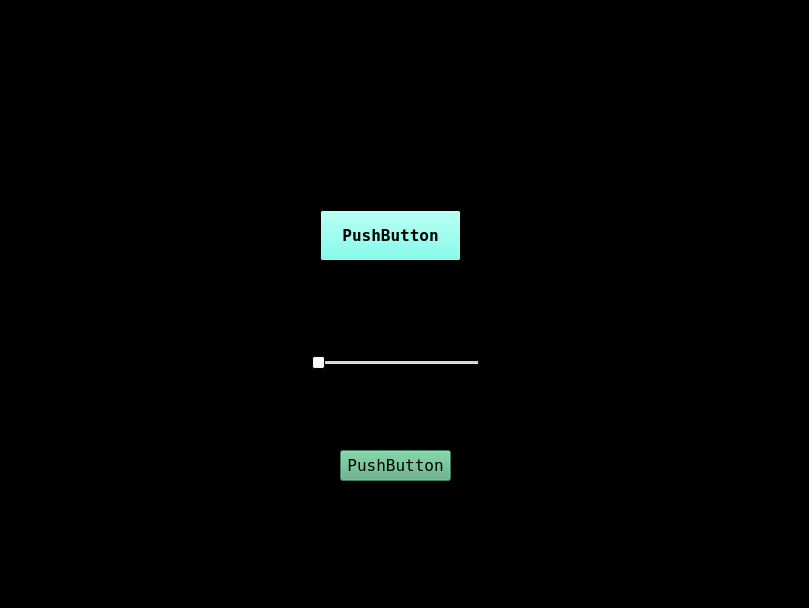
<?xml version="1.0" encoding="UTF-8"?>
<ui version="4.0">
 <class>MainWindow</class>
 <widget class="QMainWindow" name="MainWindow">
  <property name="geometry">
   <rect>
    <x>0</x>
    <y>0</y>
    <width>809</width>
    <height>608</height>
   </rect>
  </property>
  <property name="palette">
   <palette>
    <active>
     <colorrole role="Base">
      <brush brushstyle="SolidPattern">
       <color alpha="255">
        <red>0</red>
        <green>0</green>
        <blue>127</blue>
       </color>
      </brush>
     </colorrole>
     <colorrole role="Window">
      <brush brushstyle="SolidPattern">
       <color alpha="255">
        <red>0</red>
        <green>0</green>
        <blue>0</blue>
       </color>
      </brush>
     </colorrole>
    </active>
    <inactive>
     <colorrole role="Base">
      <brush brushstyle="SolidPattern">
       <color alpha="255">
        <red>255</red>
        <green>255</green>
        <blue>255</blue>
       </color>
      </brush>
     </colorrole>
     <colorrole role="Window">
      <brush brushstyle="SolidPattern">
       <color alpha="255">
        <red>0</red>
        <green>0</green>
        <blue>0</blue>
       </color>
      </brush>
     </colorrole>
    </inactive>
    <disabled>
     <colorrole role="Base">
      <brush brushstyle="SolidPattern">
       <color alpha="255">
        <red>0</red>
        <green>0</green>
        <blue>0</blue>
       </color>
      </brush>
     </colorrole>
     <colorrole role="Window">
      <brush brushstyle="SolidPattern">
       <color alpha="255">
        <red>0</red>
        <green>0</green>
        <blue>0</blue>
       </color>
      </brush>
     </colorrole>
    </disabled>
   </palette>
  </property>
  <property name="windowTitle">
   <string>MainWindow</string>
  </property>
  <property name="whatsThis">
   <string>&lt;html&gt;&lt;head/&gt;&lt;body&gt;&lt;p&gt;&lt;img src=&quot;:/images/Resources/extend.png&quot;/&gt;&lt;/p&gt;&lt;/body&gt;&lt;/html&gt;</string>
  </property>
  <widget class="QWidget" name="centralWidget">
   <widget class="QPushButton" name="newGameButton">
    <property name="geometry">
     <rect>
      <x>320</x>
      <y>210</y>
      <width>141</width>
      <height>51</height>
     </rect>
    </property>
    <property name="palette">
     <palette>
      <active>
       <colorrole role="WindowText">
        <brush brushstyle="SolidPattern">
         <color alpha="255">
          <red>40</red>
          <green>4</green>
          <blue>48</blue>
         </color>
        </brush>
       </colorrole>
       <colorrole role="Button">
        <brush brushstyle="SolidPattern">
         <color alpha="255">
          <red>96</red>
          <green>255</green>
          <blue>232</blue>
         </color>
        </brush>
       </colorrole>
      </active>
      <inactive>
       <colorrole role="WindowText">
        <brush brushstyle="SolidPattern">
         <color alpha="255">
          <red>40</red>
          <green>4</green>
          <blue>48</blue>
         </color>
        </brush>
       </colorrole>
       <colorrole role="Button">
        <brush brushstyle="SolidPattern">
         <color alpha="255">
          <red>96</red>
          <green>255</green>
          <blue>232</blue>
         </color>
        </brush>
       </colorrole>
      </inactive>
      <disabled>
       <colorrole role="WindowText">
        <brush brushstyle="SolidPattern">
         <color alpha="255">
          <red>120</red>
          <green>120</green>
          <blue>120</blue>
         </color>
        </brush>
       </colorrole>
       <colorrole role="Button">
        <brush brushstyle="SolidPattern">
         <color alpha="255">
          <red>96</red>
          <green>255</green>
          <blue>232</blue>
         </color>
        </brush>
       </colorrole>
      </disabled>
     </palette>
    </property>
    <property name="font">
     <font>
      <family>Terminal</family>
      <pointsize>12</pointsize>
      <weight>75</weight>
      <bold>true</bold>
     </font>
    </property>
    <property name="text">
     <string>PushButton</string>
    </property>
   </widget>
   <widget class="QPushButton" name="exitButton">
    <property name="geometry">
     <rect>
      <x>340</x>
      <y>450</y>
      <width>111</width>
      <height>31</height>
     </rect>
    </property>
    <property name="palette">
     <palette>
      <active>
       <colorrole role="WindowText">
        <brush brushstyle="SolidPattern">
         <color alpha="255">
          <red>0</red>
          <green>0</green>
          <blue>0</blue>
         </color>
        </brush>
       </colorrole>
       <colorrole role="Button">
        <brush brushstyle="SolidPattern">
         <color alpha="255">
          <red>85</red>
          <green>170</green>
          <blue>127</blue>
         </color>
        </brush>
       </colorrole>
       <colorrole role="Light">
        <brush brushstyle="SolidPattern">
         <color alpha="255">
          <red>127</red>
          <green>255</green>
          <blue>191</blue>
         </color>
        </brush>
       </colorrole>
       <colorrole role="Midlight">
        <brush brushstyle="SolidPattern">
         <color alpha="255">
          <red>106</red>
          <green>212</green>
          <blue>159</blue>
         </color>
        </brush>
       </colorrole>
       <colorrole role="Dark">
        <brush brushstyle="SolidPattern">
         <color alpha="255">
          <red>42</red>
          <green>85</green>
          <blue>63</blue>
         </color>
        </brush>
       </colorrole>
       <colorrole role="Mid">
        <brush brushstyle="SolidPattern">
         <color alpha="255">
          <red>56</red>
          <green>113</green>
          <blue>84</blue>
         </color>
        </brush>
       </colorrole>
       <colorrole role="Text">
        <brush brushstyle="SolidPattern">
         <color alpha="255">
          <red>0</red>
          <green>0</green>
          <blue>0</blue>
         </color>
        </brush>
       </colorrole>
       <colorrole role="BrightText">
        <brush brushstyle="SolidPattern">
         <color alpha="255">
          <red>255</red>
          <green>255</green>
          <blue>255</blue>
         </color>
        </brush>
       </colorrole>
       <colorrole role="ButtonText">
        <brush brushstyle="SolidPattern">
         <color alpha="255">
          <red>0</red>
          <green>0</green>
          <blue>0</blue>
         </color>
        </brush>
       </colorrole>
       <colorrole role="Base">
        <brush brushstyle="SolidPattern">
         <color alpha="255">
          <red>170</red>
          <green>255</green>
          <blue>255</blue>
         </color>
        </brush>
       </colorrole>
       <colorrole role="Window">
        <brush brushstyle="SolidPattern">
         <color alpha="255">
          <red>85</red>
          <green>170</green>
          <blue>127</blue>
         </color>
        </brush>
       </colorrole>
       <colorrole role="Shadow">
        <brush brushstyle="SolidPattern">
         <color alpha="255">
          <red>0</red>
          <green>0</green>
          <blue>0</blue>
         </color>
        </brush>
       </colorrole>
       <colorrole role="AlternateBase">
        <brush brushstyle="SolidPattern">
         <color alpha="255">
          <red>170</red>
          <green>212</green>
          <blue>191</blue>
         </color>
        </brush>
       </colorrole>
       <colorrole role="ToolTipBase">
        <brush brushstyle="SolidPattern">
         <color alpha="255">
          <red>255</red>
          <green>255</green>
          <blue>220</blue>
         </color>
        </brush>
       </colorrole>
       <colorrole role="ToolTipText">
        <brush brushstyle="SolidPattern">
         <color alpha="255">
          <red>0</red>
          <green>0</green>
          <blue>0</blue>
         </color>
        </brush>
       </colorrole>
      </active>
      <inactive>
       <colorrole role="WindowText">
        <brush brushstyle="SolidPattern">
         <color alpha="255">
          <red>0</red>
          <green>0</green>
          <blue>0</blue>
         </color>
        </brush>
       </colorrole>
       <colorrole role="Button">
        <brush brushstyle="SolidPattern">
         <color alpha="255">
          <red>85</red>
          <green>170</green>
          <blue>127</blue>
         </color>
        </brush>
       </colorrole>
       <colorrole role="Light">
        <brush brushstyle="SolidPattern">
         <color alpha="255">
          <red>127</red>
          <green>255</green>
          <blue>191</blue>
         </color>
        </brush>
       </colorrole>
       <colorrole role="Midlight">
        <brush brushstyle="SolidPattern">
         <color alpha="255">
          <red>106</red>
          <green>212</green>
          <blue>159</blue>
         </color>
        </brush>
       </colorrole>
       <colorrole role="Dark">
        <brush brushstyle="SolidPattern">
         <color alpha="255">
          <red>42</red>
          <green>85</green>
          <blue>63</blue>
         </color>
        </brush>
       </colorrole>
       <colorrole role="Mid">
        <brush brushstyle="SolidPattern">
         <color alpha="255">
          <red>56</red>
          <green>113</green>
          <blue>84</blue>
         </color>
        </brush>
       </colorrole>
       <colorrole role="Text">
        <brush brushstyle="SolidPattern">
         <color alpha="255">
          <red>0</red>
          <green>0</green>
          <blue>0</blue>
         </color>
        </brush>
       </colorrole>
       <colorrole role="BrightText">
        <brush brushstyle="SolidPattern">
         <color alpha="255">
          <red>255</red>
          <green>255</green>
          <blue>255</blue>
         </color>
        </brush>
       </colorrole>
       <colorrole role="ButtonText">
        <brush brushstyle="SolidPattern">
         <color alpha="255">
          <red>0</red>
          <green>0</green>
          <blue>0</blue>
         </color>
        </brush>
       </colorrole>
       <colorrole role="Base">
        <brush brushstyle="SolidPattern">
         <color alpha="255">
          <red>170</red>
          <green>255</green>
          <blue>255</blue>
         </color>
        </brush>
       </colorrole>
       <colorrole role="Window">
        <brush brushstyle="SolidPattern">
         <color alpha="255">
          <red>85</red>
          <green>170</green>
          <blue>127</blue>
         </color>
        </brush>
       </colorrole>
       <colorrole role="Shadow">
        <brush brushstyle="SolidPattern">
         <color alpha="255">
          <red>0</red>
          <green>0</green>
          <blue>0</blue>
         </color>
        </brush>
       </colorrole>
       <colorrole role="AlternateBase">
        <brush brushstyle="SolidPattern">
         <color alpha="255">
          <red>170</red>
          <green>212</green>
          <blue>191</blue>
         </color>
        </brush>
       </colorrole>
       <colorrole role="ToolTipBase">
        <brush brushstyle="SolidPattern">
         <color alpha="255">
          <red>170</red>
          <green>255</green>
          <blue>255</blue>
         </color>
        </brush>
       </colorrole>
       <colorrole role="ToolTipText">
        <brush brushstyle="SolidPattern">
         <color alpha="255">
          <red>0</red>
          <green>0</green>
          <blue>0</blue>
         </color>
        </brush>
       </colorrole>
      </inactive>
      <disabled>
       <colorrole role="WindowText">
        <brush brushstyle="SolidPattern">
         <color alpha="255">
          <red>42</red>
          <green>85</green>
          <blue>63</blue>
         </color>
        </brush>
       </colorrole>
       <colorrole role="Button">
        <brush brushstyle="SolidPattern">
         <color alpha="255">
          <red>85</red>
          <green>170</green>
          <blue>127</blue>
         </color>
        </brush>
       </colorrole>
       <colorrole role="Light">
        <brush brushstyle="SolidPattern">
         <color alpha="255">
          <red>127</red>
          <green>255</green>
          <blue>191</blue>
         </color>
        </brush>
       </colorrole>
       <colorrole role="Midlight">
        <brush brushstyle="SolidPattern">
         <color alpha="255">
          <red>106</red>
          <green>212</green>
          <blue>159</blue>
         </color>
        </brush>
       </colorrole>
       <colorrole role="Dark">
        <brush brushstyle="SolidPattern">
         <color alpha="255">
          <red>42</red>
          <green>85</green>
          <blue>63</blue>
         </color>
        </brush>
       </colorrole>
       <colorrole role="Mid">
        <brush brushstyle="SolidPattern">
         <color alpha="255">
          <red>56</red>
          <green>113</green>
          <blue>84</blue>
         </color>
        </brush>
       </colorrole>
       <colorrole role="Text">
        <brush brushstyle="SolidPattern">
         <color alpha="255">
          <red>42</red>
          <green>85</green>
          <blue>63</blue>
         </color>
        </brush>
       </colorrole>
       <colorrole role="BrightText">
        <brush brushstyle="SolidPattern">
         <color alpha="255">
          <red>255</red>
          <green>255</green>
          <blue>255</blue>
         </color>
        </brush>
       </colorrole>
       <colorrole role="ButtonText">
        <brush brushstyle="SolidPattern">
         <color alpha="255">
          <red>42</red>
          <green>85</green>
          <blue>63</blue>
         </color>
        </brush>
       </colorrole>
       <colorrole role="Base">
        <brush brushstyle="SolidPattern">
         <color alpha="255">
          <red>85</red>
          <green>170</green>
          <blue>127</blue>
         </color>
        </brush>
       </colorrole>
       <colorrole role="Window">
        <brush brushstyle="SolidPattern">
         <color alpha="255">
          <red>85</red>
          <green>170</green>
          <blue>127</blue>
         </color>
        </brush>
       </colorrole>
       <colorrole role="Shadow">
        <brush brushstyle="SolidPattern">
         <color alpha="255">
          <red>0</red>
          <green>0</green>
          <blue>0</blue>
         </color>
        </brush>
       </colorrole>
       <colorrole role="AlternateBase">
        <brush brushstyle="SolidPattern">
         <color alpha="255">
          <red>85</red>
          <green>170</green>
          <blue>127</blue>
         </color>
        </brush>
       </colorrole>
       <colorrole role="ToolTipBase">
        <brush brushstyle="SolidPattern">
         <color alpha="255">
          <red>255</red>
          <green>255</green>
          <blue>220</blue>
         </color>
        </brush>
       </colorrole>
       <colorrole role="ToolTipText">
        <brush brushstyle="SolidPattern">
         <color alpha="255">
          <red>0</red>
          <green>0</green>
          <blue>0</blue>
         </color>
        </brush>
       </colorrole>
      </disabled>
     </palette>
    </property>
    <property name="font">
     <font>
      <family>Terminal</family>
      <pointsize>12</pointsize>
     </font>
    </property>
    <property name="text">
     <string>PushButton</string>
    </property>
   </widget>
   <widget class="QWidget" name="layoutWidget">
    <property name="geometry">
     <rect>
      <x>300</x>
      <y>310</y>
      <width>191</width>
      <height>71</height>
     </rect>
    </property>
    <layout class="QVBoxLayout" name="verticalLayout">
     <item>
      <widget class="QLabel" name="difficultyLabel">
       <property name="font">
        <font>
         <family>System</family>
         <weight>75</weight>
         <bold>true</bold>
        </font>
       </property>
       <property name="text">
        <string>TextLabel</string>
       </property>
       <property name="alignment">
        <set>Qt::AlignCenter</set>
       </property>
      </widget>
     </item>
     <item>
      <widget class="QSlider" name="difficultySlider">
       <property name="orientation">
        <enum>Qt::Horizontal</enum>
       </property>
      </widget>
     </item>
    </layout>
   </widget>
   <widget class="QLabel" name="label_pic">
    <property name="geometry">
     <rect>
      <x>0</x>
      <y>-40</y>
      <width>800</width>
      <height>640</height>
     </rect>
    </property>
    <property name="text">
     <string/>
    </property>
    <property name="pixmap">
     <pixmap resource="resources.qrc">:/images/Resources/background1.png</pixmap>
    </property>
   </widget>
   <widget class="QLabel" name="label">
    <property name="geometry">
     <rect>
      <x>160</x>
      <y>30</y>
      <width>461</width>
      <height>151</height>
     </rect>
    </property>
    <property name="palette">
     <palette>
      <active>
       <colorrole role="WindowText">
        <brush brushstyle="SolidPattern">
         <color alpha="255">
          <red>80</red>
          <green>23</green>
          <blue>85</blue>
         </color>
        </brush>
       </colorrole>
       <colorrole role="Text">
        <brush brushstyle="SolidPattern">
         <color alpha="255">
          <red>54</red>
          <green>14</green>
          <blue>56</blue>
         </color>
        </brush>
       </colorrole>
      </active>
      <inactive>
       <colorrole role="WindowText">
        <brush brushstyle="SolidPattern">
         <color alpha="255">
          <red>80</red>
          <green>23</green>
          <blue>85</blue>
         </color>
        </brush>
       </colorrole>
       <colorrole role="Text">
        <brush brushstyle="SolidPattern">
         <color alpha="255">
          <red>54</red>
          <green>14</green>
          <blue>56</blue>
         </color>
        </brush>
       </colorrole>
      </inactive>
      <disabled>
       <colorrole role="WindowText">
        <brush brushstyle="SolidPattern">
         <color alpha="255">
          <red>120</red>
          <green>120</green>
          <blue>120</blue>
         </color>
        </brush>
       </colorrole>
       <colorrole role="Text">
        <brush brushstyle="SolidPattern">
         <color alpha="255">
          <red>120</red>
          <green>120</green>
          <blue>120</blue>
         </color>
        </brush>
       </colorrole>
      </disabled>
     </palette>
    </property>
    <property name="text">
     <string/>
    </property>
    <property name="alignment">
     <set>Qt::AlignCenter</set>
    </property>
   </widget>
   <zorder>label_pic</zorder>
   <zorder>newGameButton</zorder>
   <zorder>exitButton</zorder>
   <zorder>layoutWidget</zorder>
   <zorder>label</zorder>
  </widget>
  <widget class="QMenuBar" name="menuBar">
   <property name="geometry">
    <rect>
     <x>0</x>
     <y>0</y>
     <width>809</width>
     <height>21</height>
    </rect>
   </property>
  </widget>
 </widget>
 <layoutdefault spacing="6" margin="11"/>
 <resources>
  <include location="resources.qrc"/>
 </resources>
 <connections/>
</ui>
